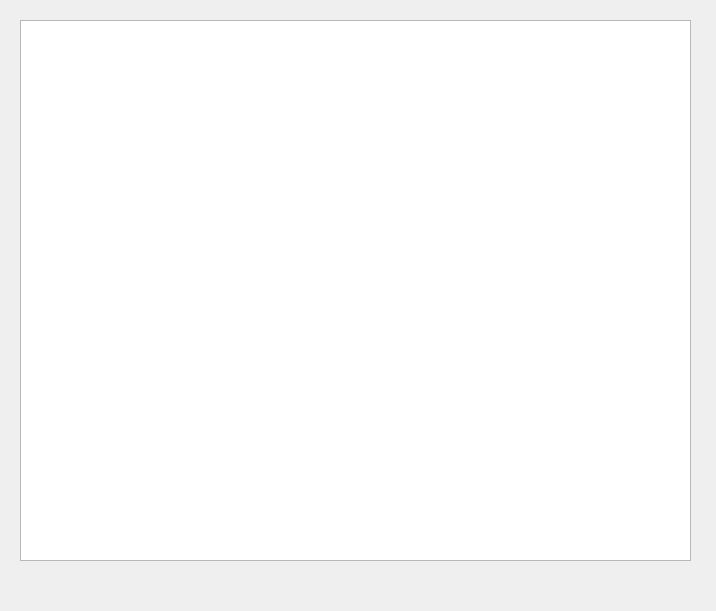
<?xml version="1.0" encoding="UTF-8"?>
<ui version="4.0">
 <class>Booking</class>
 <widget class="QDialog" name="Booking">
  <property name="geometry">
   <rect>
    <x>0</x>
    <y>0</y>
    <width>716</width>
    <height>611</height>
   </rect>
  </property>
  <property name="windowTitle">
   <string>Dialog</string>
  </property>
  <widget class="QGraphicsView" name="seatChart">
   <property name="geometry">
    <rect>
     <x>20</x>
     <y>20</y>
     <width>671</width>
     <height>541</height>
    </rect>
   </property>
  </widget>
 </widget>
 <resources/>
 <connections/>
</ui>
